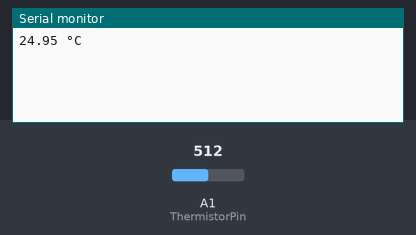
This sketch was run on a simulated Arduino Uno, built with avr-gcc and run on an emulated ATmega328P. Parts: the last lines printed to the serial monitor. The test bench sets the inputs (shaded band); at power-on: A1 (ThermistorPin) = 512.

Above: at 1.2 s.
1.3 s: A1 (ThermistorPin) set to 716
At 2.7 s:
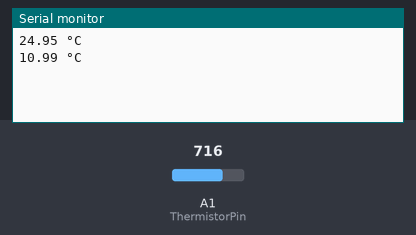
2.8 s: A1 (ThermistorPin) set to 900
At 4.4 s:
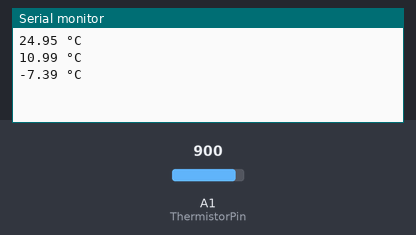
Timing chart, 0 to 5.9 s (numbered marks = the images above; inputs shaded):
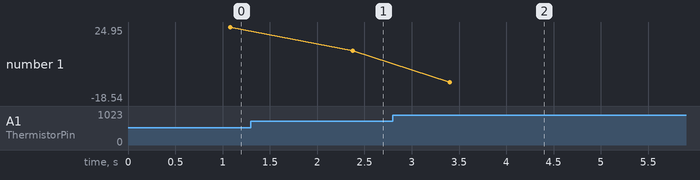

Measured:
- after the input at 1.3 s, the serial monitor: prints a new line after 1.1 s (image 1)
- after the input at 2.8 s, the serial monitor: prints a new line after 0.60 s (image 2)
- plotted number 1: 24.95 → 10.99 after the input at 1.3 s, 10.99 → -18.54 after the input at 2.8 s

The sketch:

CTN.ino
```cpp
int decimalPrecision = 2;
int ThermistorPin = A1;
int Ventilo = 13;
float voltageDividerR1 = 2200;
float BValue = 3470;
float R1 = 2200;
float T1 = 298.15;
float R2 ;
float T2 ;
float a ;
float b ;
float c ;
float d ;
float e = 2.718281828 ;
float tempp = 0;
float tempSampleRead = 0;
float tempLastSample = 0;
float tempSampleSum = 0;
float tempSampleCount = 0;
float tempMean ;

void setup()
{
Serial.begin(9600);
}

void loop()
{
if(millis() >= tempLastSample + 1)
{
tempSampleRead = analogRead(ThermistorPin);
tempSampleSum = tempSampleSum+tempSampleRead;
tempSampleCount = tempSampleCount+1;
tempLastSample = millis();
}

if(tempSampleCount == 1000)
{
tempMean = tempSampleSum / tempSampleCount;
R2 = (voltageDividerR1*tempMean)/(1023-tempMean);

a = 1/T1;
b = log10(R1/R2);
c = b / log10(e);
d = c / BValue ;
T2 = 1 / (a- d);

tempp = T2 - 273.15,decimalPrecision;
Serial.print(tempp);
Serial.println(" °C");
tempSampleSum = 0;
tempSampleCount = 0;
}
if(tempp < 60.00){
  digitalWrite (13,LOW);
}
else if(tempp > 60.00){
  digitalWrite (13,HIGH);
}
}
```
